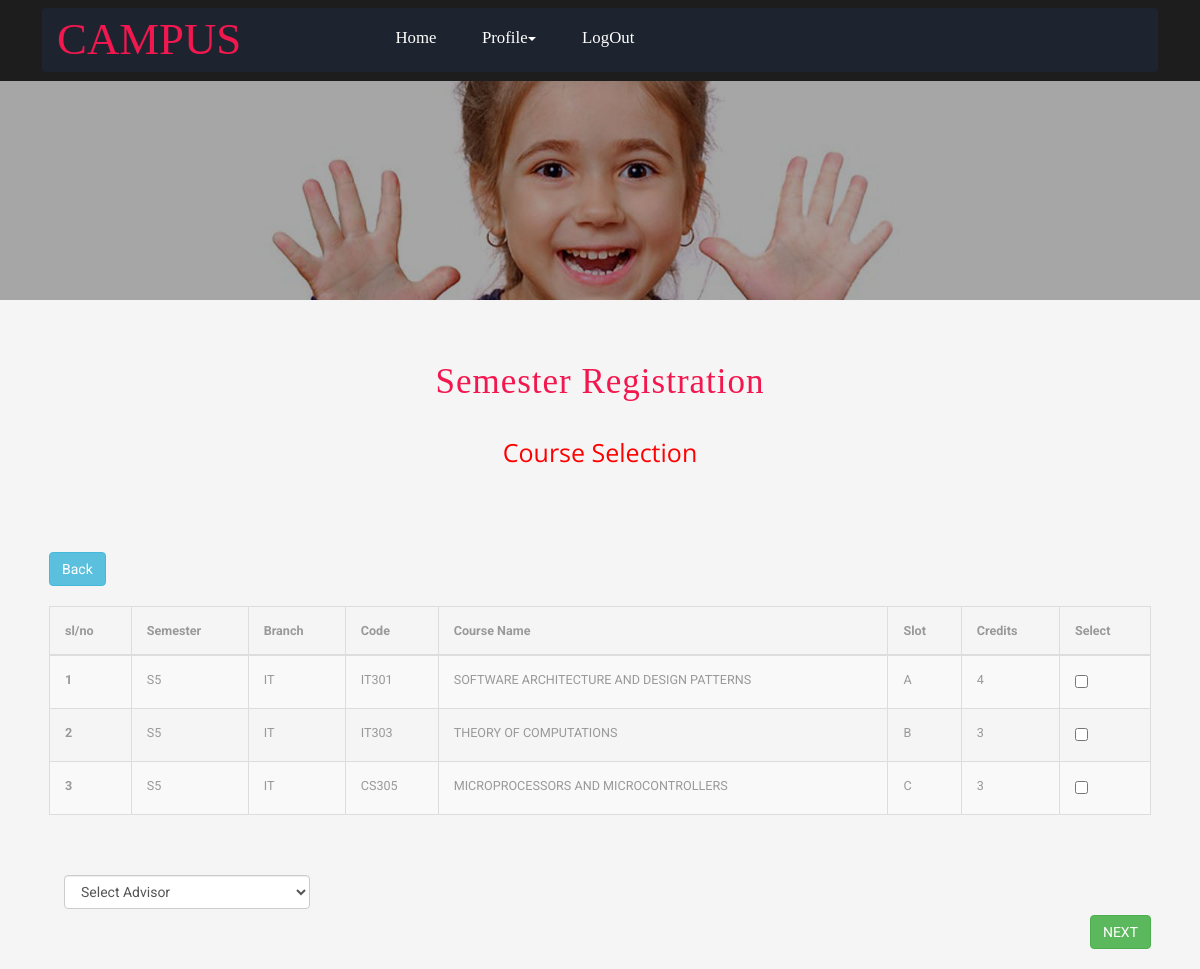
/index.php/student/semregistration2 (upper part), run on an earlier commit of the app's database.
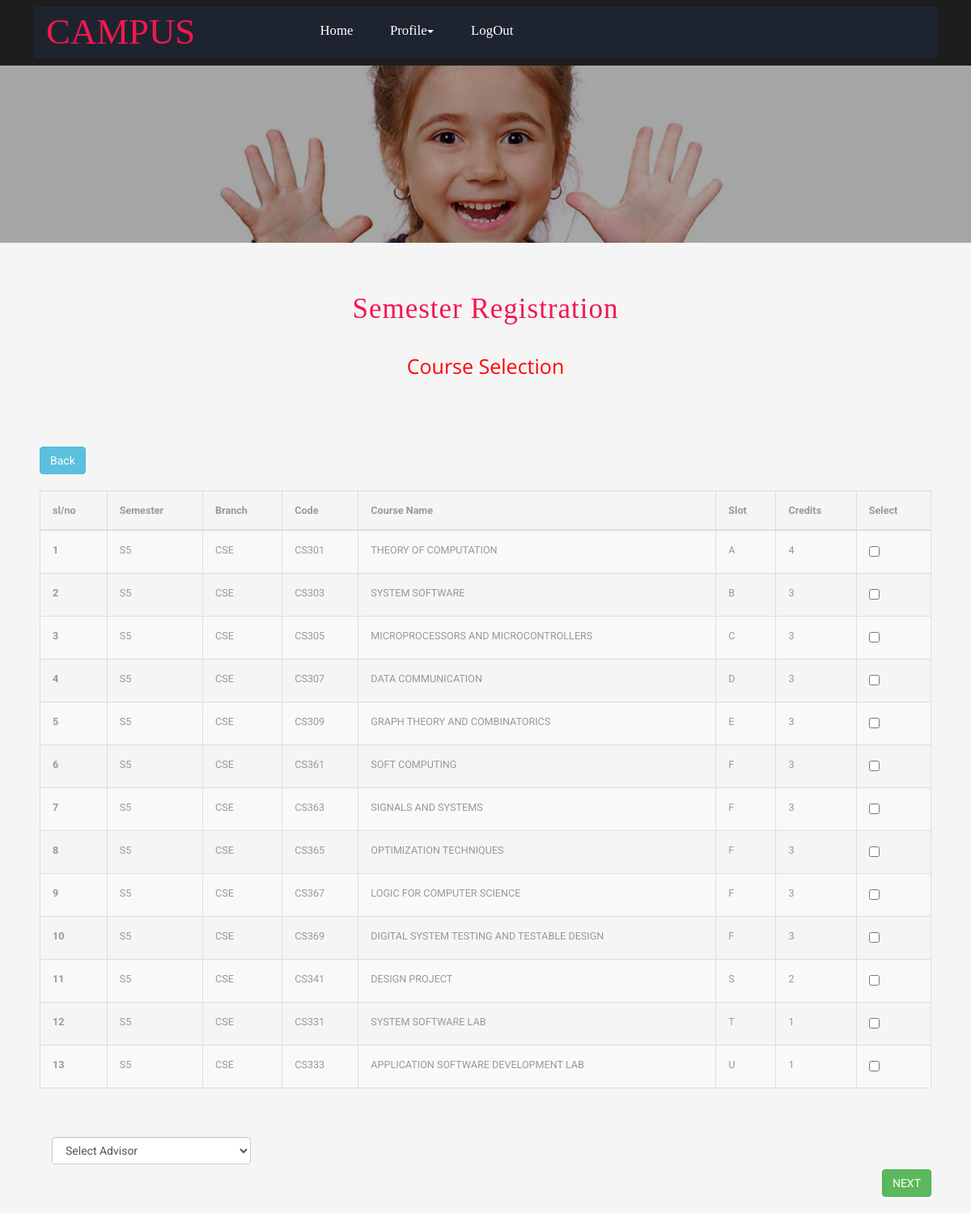
And on a later commit of the database.
### tables this page shows
CREATE TABLE `course` (
  `course_id` int(10) NOT NULL,
  `semester` varchar(100) NOT NULL,
  `branch` varchar(100) NOT NULL,
  `code` varchar(100) NOT NULL,
  `course_name` varchar(100) NOT NULL,
  `slot` varchar(100) NOT NULL,
  `credits` int(10) NOT NULL
);

### application/controllers/Student.php (called while the page is built, shortened)
<?php
class Student extends CI_Controller
{
  public function __construct()
  {
    $this->load->helper('url');
    $this->load->model('staff_model');
    $this->load->model('student_model');
    $this->load->model('admin_model');
    $this->load->model('hod_model');
  }
  public function semregistration2()
  {
    $user_id = $this->session->userdata('user_id');
    $this->load->model('student_model');
    $std = $this->student_model->getstd($user_id);
    $perdetails = $this->student_model->getstdperbyid($user_id);
    $advisor = $this->student_model->advisor();
    $course = $this->admin_model->getcourse();
    $this->load->view('student/semregistration2', array('std' => $std, 'perdetails' => $perdetails, 'course' => $course, 'advisor' => $advisor));
  }
}

### index.php (called while the page is built, shortened)
<?php
require_once BASEPATH.'core/CodeIgniter.php';

### application/models/admin_model.php (called while the page is built, shortened)
<?php if(!defined('BASEPATH')){exit('No direct script access allowed');}
class Admin_model extends CI_Model{
     public function getcourse()
     {
       $this->db->select('*');
       $this->db->from('course');
       $query =$this->db->get();
       if($query->num_rows()>0)
       {
       return $query->result();
      }
    }
	}
?>

### application/views/student/semregistration2.php (the view, shortened to what this page needs)
<?php $this->load->view('student/header') ?>
<body>
	<div class="banner-1">
		<div class="header agileinfo-header">
			<?php $this->load->view('student/navbar') ?>
		</div>
	</div>
<div class="about-bottom">
	<div class="col-md-12 w3l_about_bottom_right one">
		<div class="abt-w3l">
			<div class="header-w3l">
				<h2>Semester Registration</h2>
				<p class="text-center" style="font-size:25px; color:red">Course Selection</p>
				<div class="text-left">
					<a href="<?php echo base_url("student/semregistration"); ?>">
						<button type="button" class="btn btn-info">Back</button>
					</a>
				</div>
				<br>
				<form class="" action="courseregistration" method="post">
				<table id="staff" class="table display table-striped table-bordered" style="width:100%">
		    <thead>
		      <tr>
		        <th>sl/no</th>
		        <th>Semester</th>
		        <th>Branch</th>
		        <th>Code</th>
		        <th>Course Name</th>
		        <th>Slot</th>
		        <th>Credits</th>
						<th>Select</th>
		      </tr>
		    </thead>
		    <tbody>
		      <?php
		      $row_count = 1;
		        foreach ($course as $course):
							if ($course->semester == "S5"):
		       ?>
		      <tr>
		        <th><?php echo $row_count; ?></th>
						<td><?php echo $course->semester; ?></td>
						<td><?php echo $course->branch; ?></td>
						<td><?php echo $course->code; ?></td>
		        <td><?php echo $course->course_name; ?></td>
		        <td><?php echo $course->slot; ?> </td>
		        <td><?php echo $course->credits; ?></td>
						<td>
								<input type="checkbox" name="course[]" value="<?php echo $course->course_id; ?>">
						</td>
		      </tr>
		    <?php
		    $row_count++;
			endif;
		  endforeach;
		     ?>
		    </tbody>
		  </table><br><br>
		  <div class="col-md-3">
		  	<select name="advisor" class="form-control">
			<option  value=""> Select Advisor</option>
		   </select>
		   </div>
		<br><br>
			<div class="text-right">
				<input type="submit" name="submit" value="NEXT" class="btn btn-success">
			</div>
			</form>
			</div>
		</div>
	</div>
</div>
	<?php $this->load->view('student/footer') ?>

### application/views/student/header.php (shortened to what this page needs)
<!DOCTYPE html>
<html lang="en">
<head>
<link href="<?php echo base_url(); ?>assets/assets2/css/bootstrap.css" type="text/css" rel="stylesheet" media="all">
<link href="<?php echo base_url(); ?>assets/assets2/css/style.css" type="text/css" rel="stylesheet" media="all">
<link rel="stylesheet" href="<?php echo base_url(); ?>assets/assets2/css/flexslider.css" type="text/css" media="all" property="" />
<link href="<?php echo base_url(); ?>assets/assets2/css/font-awesome.css" rel="stylesheet">
<link href="<?php echo base_url(); ?>assets/assets2/css/fontawesome-all.css" rel="stylesheet">
<link href="<?php echo base_url(); ?>assets/assets2/datatables/dataTables.bootstrap4.min.css" rel="stylesheet">
</head>

### application/views/student/navbar.php (shortened to what this page needs)
<nav class="navbar navbar-default">
  <div class="container">
    <div class="navbar-header">
      <h1><a href="index.html">CAMPUS</a></h1>
    </div>
    <div class="collapse navbar-collapse" id="bs-example-navbar-collapse-1">
      <ul class="nav navbar-nav navbar-left">
          <li><a href="<?php echo base_url('student/index'); ?>" class="w3ls-hover">Home</a></li>
          <li><a href="#" class="dropdown-toggle btn w3ls-hover" data-toggle="dropdown" role="button" aria-haspopup="true" aria-expanded="false">Profile<span class="caret"></span></a>
          </li>
          <li><a href="<?php echo base_url('student/logoutstd'); ?>" class="btn w3ls-hover"><span class="text-right">LogOut</span></a></li>
      </ul>
      <div class="clearfix"> </div>
    </div>
  </div>
</nav>

### application/views/student/footer.php (shortened to what this page needs)
</body>
</html>

### assets/assets2/css/style.css (style rules this page uses)
body { margin:0; font-family: 'Roboto', sans-serif; background: #fff; }
body a { -webkit-transition: 0.5s all; -moz-transition: 0.5s all; -o-transition: 0.5s all; -ms-transition: 0.5s all; transition: 0.5s all; text-decoration:none; }
h1,h2,h3,h4,h5,h6 { margin:0; font-family: 'Merriweather', serif; }
p { margin:0; font-family: 'Open Sans', sans-serif; }
ul,label { margin:0; padding:0; }
.banner-1 { background:url(../images/b12.jpg)no-repeat; -webkit-background-size:cover; -moz-background-size:cover; -o-background-size:cover; -ms-background-size:cover; background-size:cover; min-height: 300px; }
.header { width: 100%; padding: 1.5em 0; }
.header nav.navbar.navbar-default { background: #202c4575 !important; margin: 0; z-index: 9999; border: none; }
.header ul.nav.navbar-nav.navbar-left { margin-left: 12%; }
.header ul.nav.navbar-nav { padding-top:1.3em; }
.header .navbar-nav { text-align: center; display: inline-block; }
.header .navbar-header h1 { font-size: 3.2em; line-height: inherit; font-weight: 400; }
.navbar-header h1 a { color: #F2184F; text-decoration: none; display: inline-block; text-transform: uppercase; }
.header .navbar-nav li { float: none; display: inline-block; margin:0 1.5em; font-family: 'Merriweather', serif; }
.header .nav.navbar-nav.navbar-left li a { color: #fff !important; font-size: 1.2em; padding: 0; position: relative; -webkit-transition: 0.5s all; -moz-transition: 0.5s all; -o-transition: 0.5s all; -ms-transition: 0.5s all; transition: 0.5s all; text-decoration: none; font-weight: 300; }
.w3ls-hover:after { -webkit-backface-visibility: hidden; -moz-backface-visibility: hidden; backface-visibility: hidden; border: 1px solid rgba(255, 255, 255, 0); bottom: -3px; content: " "; display: block; margin: 0 auto; position: relative; -webkit-transition: all 280ms ease-in-out; -moz-transition: all 280ms ease-in-out; -o-transition: all 280ms ease-in-out; -ms-transition: all 280ms ease-in-out; transition: all 280ms ease-in-out; width: 0; }
.header .nav.navbar-nav.navbar-left li a.dropdown-toggle { color:#fff; border: none; }
.w3l_about_bottom_right { padding: 4.5em 3.5em 1.6em; background: #f5f5f5; }
.w3l_about_bottom_right p { margin:1em 0 3em; color:#555; line-height:2em; }
.header { padding: 0.6em 3em; background: #1d1d1d; }
.header-w3l h2 { font-size: 2.5em; color:#f2184f; text-transform: capitalize; letter-spacing: 1px; text-align: center; }
.table > thead > tr > th, .table > tbody > tr > th, .table > tfoot > tr > th, .table > thead > tr > td, .table > tbody > tr > td, .table > tfoot > tr > td { border-top: none !important; }
.table td, .table>tbody>tr>td, .table>tbody>tr>th, .table>tfoot>tr>td, .table>tfoot>tr>th, .table>thead>tr>td, .table>thead>tr>th { padding: 15px!important; }
.table > thead > tr > th, .table > tbody > tr > th, .table > tfoot > tr > th, .table > thead > tr > td, .table > tbody > tr > td, .table > tfoot > tr > td { font-size: 0.9em; color: #999; border-top: none !important; }

What changed in the data, as far as the page shows it:
removed course: semester "S5", branch "IT", code "IT301", course_name "SOFTWARE ARCHITECTURE AND DESIGN PATTERNS", slot "A", credits "4"
removed course: semester "S5", branch "IT", code "IT303", course_name "THEORY OF COMPUTATIONS", slot "B", credits "3"
removed course: semester "S5", branch "IT", code "CS305", course_name "MICROPROCESSORS AND MICROCONTROLLERS", slot "C", credits "3"
added course: semester "S5", branch "CSE", code "CS301", course_name "THEORY OF COMPUTATION", slot "A", credits "4"
added course: semester "S5", branch "CSE", code "CS303", course_name "SYSTEM SOFTWARE", slot "B", credits "3"
added course: semester "S5", branch "CSE", code "CS305", course_name "MICROPROCESSORS AND MICROCONTROLLERS", slot "C", credits "3"
added course: semester "S5", branch "CSE", code "CS307", course_name "DATA COMMUNICATION", slot "D", credits "3"
added course: semester "S5", branch "CSE", code "CS309", course_name "GRAPH THEORY AND COMBINATORICS", slot "E", credits "3"
added course: semester "S5", branch "CSE", code "CS361", course_name "SOFT COMPUTING", slot "F", credits "3"
added course: semester "S5", branch "CSE", code "CS363", course_name "SIGNALS AND SYSTEMS", slot "F", credits "3"
added course: semester "S5", branch "CSE", code "CS365", course_name "OPTIMIZATION TECHNIQUES", slot "F", credits "3"
added course: semester "S5", branch "CSE", code "CS367", course_name "LOGIC FOR COMPUTER SCIENCE", slot "F", credits "3"
added course: semester "S5", branch "CSE", code "CS369", course_name "DIGITAL SYSTEM TESTING AND TESTABLE DESIGN", slot "F", credits "3"
added course: semester "S5", branch "CSE", code "CS341", course_name "DESIGN PROJECT", slot "S", credits "2"
added course: semester "S5", branch "CSE", code "CS331", course_name "SYSTEM SOFTWARE LAB", slot "T", credits "1"
added course: semester "S5", branch "CSE", code "CS333", course_name "APPLICATION SOFTWARE DEVELOPMENT LAB", slot "U", credits "1"
